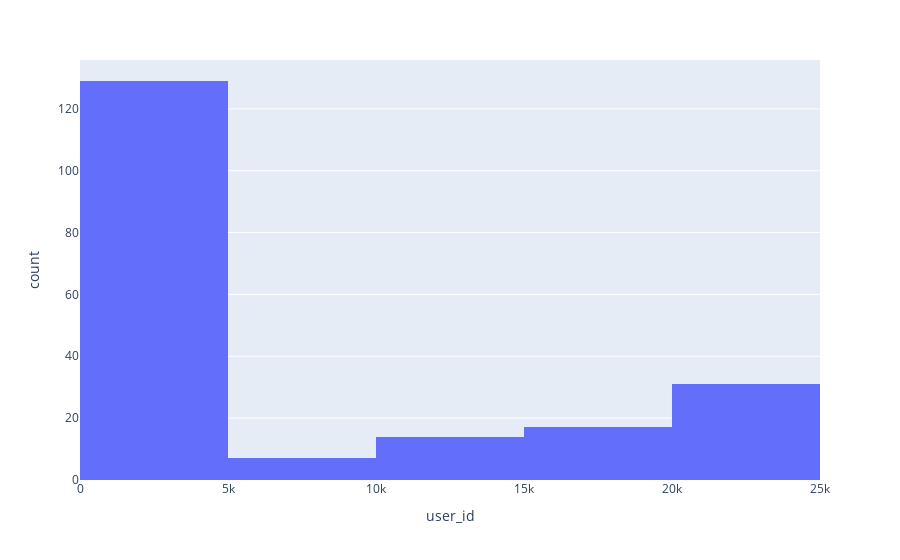

The notebook cell this image was saved under:
### Code cell
fig = px.histogram(df_g, x='user_id')
fig.show()

### Figure 1 — Plotly figure (JSON) as saved in the notebook; plotly's stock layout.template omitted (floating-point values rounded to 4 significant figures; data arrays with more than 128 entries replaced by an {"elided": "..."} marker saying what was removed)
{"data": [{"alignmentgroup": "True", "bingroup": "x", "hovertemplate": "user_id=%{x}<br>count=%{y}<extra></extra>", "legendgroup": "", "marker": {"color": "#636efa", "pattern": {"shape": ""}}, "name": "", "offsetgroup": "", "orientation": "v", "showlegend": false, "type": "histogram", "x": {"elided": "198 int values"}, "xaxis": "x", "yaxis": "y"}], "layout": {"autosize": true, "barmode": "relative", "legend": {"tracegroupgap": 0}, "margin": {"t": 60}, "xaxis": {"anchor": "y", "autorange": true, "domain": [0, 1], "range": [-0.5, 25000.0], "title": {"text": "user_id"}, "type": "linear"}, "yaxis": {"anchor": "x", "autorange": true, "domain": [0, 1], "range": [0, 135.8], "title": {"text": "count"}}}}
